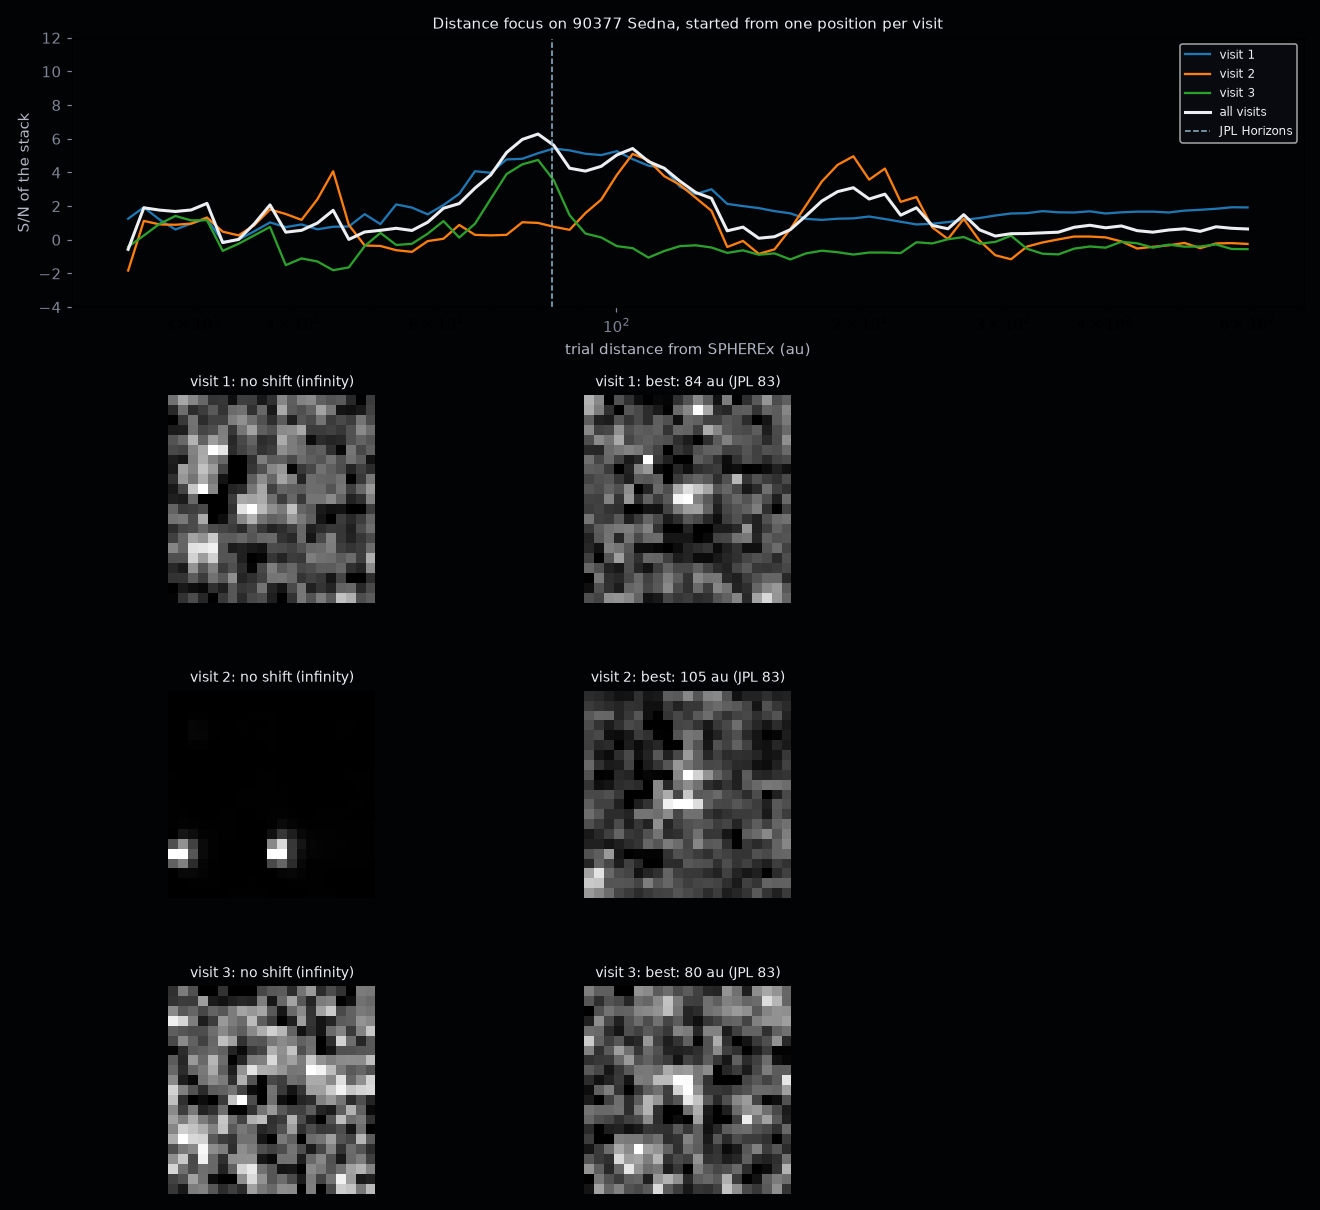

Source code (Python):
"""Can the distance focus find Sedna? A blind distance sweep on a body no single exposure shows.

For each visit: start from Sedna's JPL Horizons position in the visit's first exposure (as if someone clicked
where a prediction says to look), take the visit's exposures with the stars removed (static sky from other
visits, as in follow_service), and for every trial distance shift-and-stack along the track the parallax model
predicts. The S/N of each stack against distance is the focus curve. The same sweep from 100 control starting
points (1-4 arcmin away, nothing there) measures the highest peak that noise alone reaches across all
distances, which is the fair comparison, since the sweep picks its best distance.

Run from service/:  ../.venv/Scripts/python ../probes/p17_sedna_focus.py
Writes probes/p17_sedna_focus.json and probes/p17_sedna_focus.png.

Code written with AI assistance (Claude); see AI_USAGE.md.
"""
from __future__ import annotations

import json
import sys
from pathlib import Path

import numpy as np
from scipy.ndimage import map_coordinates

sys.path.insert(0, str(Path(__file__).resolve().parents[1] / "service"))
from sedna.api import index  # noqa: E402
from sedna.follow_service import STAMP, residual_visits, snr  # noqa: E402
from sedna.science import parallax  # noqa: E402
from sedna.science.focus import distance_ladder  # noqa: E402
from sedna.science.stack import robust_mean  # noqa: E402

OUT = Path(__file__).resolve().parent
CONTROLS = 100
rng = np.random.default_rng(17)
c = STAMP // 2
yy, xx = np.mgrid[-c : c + 1, -c : c + 1]
distances = distance_ladder()  # 72 log-spaced from 25 to 600 au, then "infinity"


def sweep(prepared_visit, seed_ra, seed_dec, seed_mjd):
    """S/N of the shift-and-stack at every trial distance, and the stacks."""
    usable = prepared_visit["usable"]
    grid = prepared_visit["grid"]
    mjd = np.array([h.mjd for h, _ in usable])
    earth = parallax.earth_position(mjd)
    earth0 = parallax.earth_position([seed_mjd])[0]
    ra, dec = parallax.predict_track(seed_ra, seed_dec, seed_mjd, distances, mjd, earth=earth, earth0=earth0)  # (D, T)
    curve, stacks = [], []
    for d in range(len(distances)):
        planes = []
        for t, (_, resid) in enumerate(usable):
            px, py = (float(np.asarray(q).ravel()[0]) for q in grid.pixel_of(ra[d, t], dec[d, t]))
            s = map_coordinates(resid, [yy + py, xx + px], order=1, mode="constant", cval=np.nan)
            if np.isfinite(s).mean() > 0.8:
                planes.append(s)
        stack = robust_mean(np.array(planes)) if len(planes) >= 3 else None
        stacks.append(stack)
        curve.append(snr(stack))
    return np.array(curve), stacks


idx = index()
visits, prepared, track, eph = residual_visits(idx, "90377")
report = {"body": "90377 Sedna", "distances_au": [round(float(d), 2) for d in distances[:-1]], "visits": []}
best_stamps = []
all_curves, all_ctrl = [], []
# the same control offsets in every visit, so control k can be combined across visits like Sedna
offsets = [(rng.uniform(60, 240), rng.uniform(0, 2 * np.pi)) for _ in range(CONTROLS)]
for vi, pv in enumerate(prepared):
    if len(pv["usable"]) < 8:
        continue
    first = pv["usable"][0][0]
    seed_ra, seed_dec = track[id(first)]
    i_first = next(i for i, h in enumerate([h for v in visits for h in v]) if h is first)
    truth = float(eph["delta"][i_first])
    curve, stacks = sweep(pv, seed_ra, seed_dec, first.mjd)
    finite = curve[:-1]
    best = int(np.nanargmax(finite))
    above = np.flatnonzero(finite >= finite[best] / 2)
    # controls: the same sweep from empty starting points; keep each one's highest peak over all distances
    ctrl_peaks, ctrl_curves = [], []
    for k in range(CONTROLS):
        r, a = offsets[k]
        cra = seed_ra + r * np.cos(a) / 3600 / np.cos(np.radians(seed_dec))
        cdec = seed_dec + r * np.sin(a) / 3600
        cc, _ = sweep(pv, cra, cdec, first.mjd)
        ctrl_curves.append(cc[:-1])
        if np.isfinite(cc[:-1]).any():
            ctrl_peaks.append(float(np.nanmax(cc[:-1])))
    ctrl_peaks = np.array(ctrl_peaks)
    all_curves.append(finite)
    all_ctrl.append(np.array(ctrl_curves))
    entry = {
        "visit": vi + 1,
        "exposures": len(pv["usable"]),
        "days": round(float(pv["usable"][-1][0].mjd - first.mjd), 2),
        "jpl_distance_au": round(truth, 2),
        "best_distance_au": round(float(distances[best]), 2),
        "half_range_au": [round(float(distances[above.min()]), 1), round(float(distances[above.max()]), 1)],
        "peak_snr": round(float(finite[best]), 2),
        "snr_at_jpl_distance": round(float(np.interp(truth, distances[:-1], finite)), 2),
        "snr_at_infinity": round(float(curve[-1]), 2) if np.isfinite(curve[-1]) else None,
        "controls": int(len(ctrl_peaks)),
        "controls_peak_at_or_above": int((ctrl_peaks >= finite[best]).sum()),
        "controls_peak_max": round(float(ctrl_peaks.max()), 2) if len(ctrl_peaks) else None,
        "controls_peak_median": round(float(np.median(ctrl_peaks)), 2) if len(ctrl_peaks) else None,
        "curve": [None if not np.isfinite(v) else round(float(v), 2) for v in finite],
    }
    report["visits"].append(entry)
    best_stamps.append((vi + 1, stacks[best], stacks[-1], truth, float(distances[best])))
    print(f"visit {vi + 1}: {entry['exposures']} exposures over {entry['days']} d | best {entry['best_distance_au']} au "
          f"(half {entry['half_range_au']}) S/N {entry['peak_snr']} | JPL {entry['jpl_distance_au']} au, S/N there {entry['snr_at_jpl_distance']} | "
          f"infinity {entry['snr_at_infinity']} | controls >= peak: {entry['controls_peak_at_or_above']}/{entry['controls']} (max {entry['controls_peak_max']}, median {entry['controls_peak_median']})")

# all visits together: Stouffer's sum of the per-visit S/N at each distance (the distance is the same in all)
def combine(curves):
    arr = np.array(curves, dtype=float)
    return np.nansum(arr, axis=0) / np.sqrt(np.sum(np.isfinite(arr), axis=0).clip(min=1))

comb = combine(all_curves)
cb = int(np.nanargmax(comb))
ctrl_comb = np.array([combine([c[k] for c in all_ctrl]) for k in range(CONTROLS)])
ctrl_comb_peaks = np.nanmax(ctrl_comb, axis=1)
above = np.flatnonzero(comb >= comb[cb] / 2)
report["combined"] = {
    "best_distance_au": round(float(distances[cb]), 2),
    "half_range_au": [round(float(distances[above.min()]), 1), round(float(distances[above.max()]), 1)],
    "peak_snr": round(float(comb[cb]), 2),
    "controls_peak_at_or_above": int((ctrl_comb_peaks >= comb[cb]).sum()),
    "controls_peak_max": round(float(np.nanmax(ctrl_comb_peaks)), 2),
    "controls_peak_median": round(float(np.nanmedian(ctrl_comb_peaks)), 2),
    "curve": [None if not np.isfinite(v) else round(float(v), 2) for v in comb],
}
c_ = report["combined"]
print(f"all visits: best {c_['best_distance_au']} au (half {c_['half_range_au']}) S/N {c_['peak_snr']} | controls >= peak: {c_['controls_peak_at_or_above']}/{CONTROLS} (max {c_['controls_peak_max']}, median {c_['controls_peak_median']})")
(OUT / "p17_sedna_focus.json").write_text(json.dumps(report, indent=1))

import matplotlib  # noqa: E402
matplotlib.use("Agg")
import matplotlib.pyplot as plt  # noqa: E402

fig = plt.figure(figsize=(12, 3.2 + 2.6 * len(best_stamps)), facecolor="#020305")
gs = fig.add_gridspec(1 + len(best_stamps), 3, height_ratios=[1.3] + [1] * len(best_stamps))
ax = fig.add_subplot(gs[0, :])
for e in report["visits"]:
    ax.plot(report["distances_au"], [np.nan if v is None else v for v in e["curve"]], label=f"visit {e['visit']}")
ax.plot(report["distances_au"], [np.nan if v is None else v for v in report["combined"]["curve"]], color="#ECEEF2", lw=2, label="all visits")
ax.axvline(report["visits"][0]["jpl_distance_au"], color="#8FB6C9", ls="--", lw=1, label="JPL Horizons")
ax.set_xscale("log"); ax.set_xlabel("trial distance from SPHEREx (au)", color="#B3B8C4"); ax.set_ylabel("S/N of the stack", color="#B3B8C4")
ax.tick_params(colors="#7E8595"); ax.set_facecolor("#020305"); ax.legend(facecolor="#0b0d12", labelcolor="#ECEEF2", fontsize=8)
ax.set_ylim(-4, 12)
ax.set_title("Distance focus on 90377 Sedna, started from one position per visit", color="#ECEEF2", fontsize=10)
for k, (v, best_stack, inf_stack, truth, bestd) in enumerate(best_stamps):
    for j, (img, title) in enumerate([(inf_stack, "no shift (infinity)"), (best_stack, f"best: {bestd:.0f} au (JPL {truth:.0f})")]):
        a = fig.add_subplot(gs[1 + k, j])
        if img is not None:
            lo, hi = np.nanpercentile(img, [5, 99.5])
            a.imshow(img, origin="lower", cmap="gray", vmin=lo, vmax=hi, interpolation="nearest")
        a.set_title(f"visit {v}: {title}", color="#ECEEF2", fontsize=9); a.axis("off")
fig.tight_layout()
fig.savefig(OUT / "p17_sedna_focus.png", dpi=110, facecolor="#020305")
print("wrote", OUT / "p17_sedna_focus.json", OUT / "p17_sedna_focus.png")
